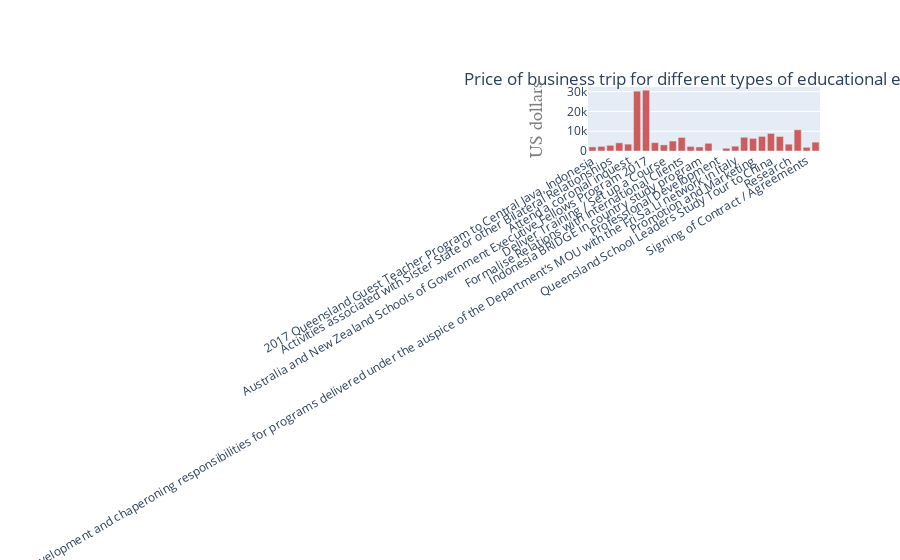

The notebook cell this image was saved under:
### Code cell
import plotly.graph_objects as go

months = list(costs_per_person.keys())

fig = go.Figure()
fig.add_trace(go.Bar(
    x=months,
    y=list(costs_per_person.values()),
    name='Primary Product',
    marker_color='indianred'
))

fig.update_layout(
    title=go.layout.Title(
        text="Price of business trip for different types of educational events",
        xref="paper",
        x=0.5, y=0.87
    ),
    yaxis=go.layout.YAxis(
        title=go.layout.yaxis.Title(
            text="US dollars",
            font=dict(
                family="Courier New, monospace",
                size=18,
                color="#7f7f7f"
            )
        )
    )
)


# Here we modify the tickangle of the xaxis, resulting in rotated labels.
fig.update_layout(xaxis_tickangle=-30)
fig.show()

### Figure 1 — Plotly figure (JSON) as saved in the notebook; plotly's stock layout.template omitted (floating-point values rounded to 4 significant figures)
{"data": [{"marker": {"color": "indianred"}, "name": "Primary Product", "type": "bar", "x": ["2017 Queensland Guest Teacher Program to Central Java, Indonesia", "2017 Queensland Guest Teacher Program to Saitama, Japan", "Activities associated with Sister State or other Bilateral Relationships", "Attend Conference / Seminar / Forum / Workshop", "Attend a coronial inquest", "Australia and New Zealand School of Government Executive Fellows Program 2017", "Australia and New Zealand Schools of Government Executive Fellows Program 2017", "Committee Representation / Meetings / Councils / Boards", "Deliver Training / Set up a Course", "Deliver a Paper at a Conference / Seminar / Forum / Workshop", "Formalise Relations with International Clients", "Hubei Guest Teacher Program 2017", "Indonesia BRIDGE in country study program", "Keynote speaker at Musculoskeletal Disorders Symposium 2017", "Professional Development", "Professional Development - attend workshop", "Professional development and chaperoning responsibilities for programs delivered under the auspice of the Department’s MOU with the Fri.Sa.Li network in Italy", "Project Management / Project Work / Consultancies", "Promotion and Marketing", "QASSP Study Tour", "Queensland School Leaders Study Tour to China", "Receive Training / Attend a Course", "Research", "Scholarship Recipient", "Signing of Contract / Agreements", "World Class Education International Study Tour"], "y": [2076, 2359, 2878, 4135, 3478, 30281, 30764, 4247, 3102, 5044, 6868, 2311, 2057, 3902, 27, 1409, 2442, 6957, 6381, 7392, 8895, 7354, 3463, 10725, 1867, 4495]}], "layout": {"title": {"text": "Price of business trip for different types of educational events", "x": 0.5, "xref": "paper", "y": 0.87}, "xaxis": {"tickangle": -30}, "yaxis": {"title": {"font": {"color": "#7f7f7f", "family": "Courier New, monospace", "size": 18}, "text": "US dollars"}}}}
